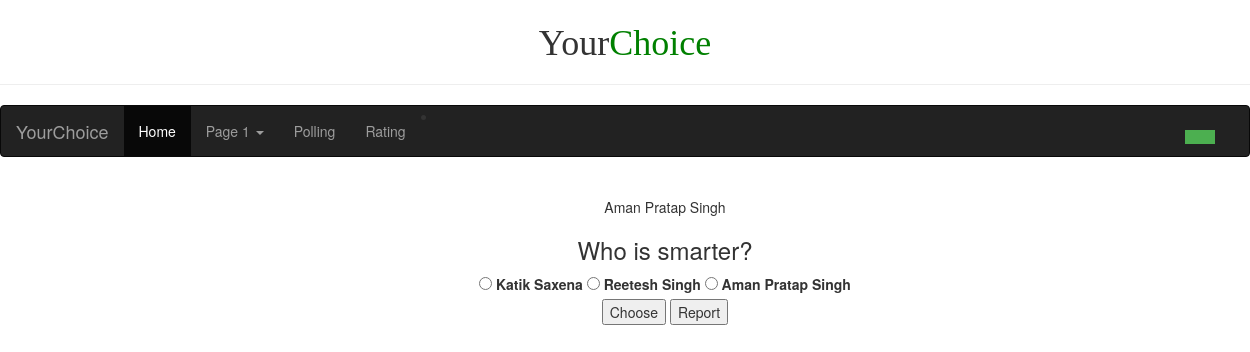
The page /rating on the database its author committed.
### application.py (models this page shows, shortened)
class PollInfo(db.Model):
    __tablename__ = 'pollInfo'
    id = db.Column(db.Integer, primary_key=True)
    userId = db.Column(db.String(50), db.ForeignKey('registeredUsers.id'), nullable=False)
    pollQuestion = db.Column(db.String(300), nullable=False)
    numOfOptions = db.Column(db.Integer)
    isOpen = db.Column(db.Boolean)
    isRated = db.Column(db.Boolean)
    selectionChoices = db.Column(db.Integer)
    isTimed = db.Column(db.Boolean)
    timeLimit = db.Column(db.DateTime)
    numOfReports = db.Column(db.Integer)
    numOfRegistrants = db.Column(db.Integer)
    numOfVotes = db.Column(db.Integer)
    options = db.relationship('Options', backref='poll')
    registrants = db.relationship('Registrants', backref='poll')
    voters = db.relationship('Votes', backref='poll')
    selectors = db.relationship('Selections', backref='poll')
    reports = db.relationship('Reports', backref='poll')

class RegisteredUsers(db.Model):
    __tablename__ = 'registeredUsers'
    id = db.Column(db.String(50), primary_key=True)
    password = db.Column(db.String(50), nullable=False)
    name = db.Column(db.String(50), nullable=False)
    phoneNumber = db.Column(db.String(15))
    sequrityQuestion = db.Column(db.String(100))
    sequrityAnswer = db.Column(db.String(50))
    numOfPolls = db.Column(db.Integer, default=0)
    polls = db.relationship('PollInfo', backref='user')
    registrations = db.relationship('Registrants', backref='user')
    votes = db.relationship('Votes', backref='user')
    selections = db.relationship('Selections', backref='user')
    reports = db.relationship('Reports', backref='user')

class Options(db.Model):
    __tablename__ = 'options'
    id = db.Column(db.Integer, primary_key=True)
    pollId = db.Column(db.Integer, db.ForeignKey('pollInfo.id'), nullable=False)
    optionData = db.Column(db.String(100), nullable=False)
    optionImage = db.Column(db.LargeBinary)
    optionCount = db.Column(db.Float)

### application.py (the view)
@app.route("/rating")
def rating():
    polls = PollInfo.query.filter(PollInfo.isRated == True).all()
    return render_template("rating.html", polls=polls)

### templates/rating.html (shortened to what this page needs)
{% extends "menu.html" %}
{% block body %}
    {% for poll in polls %}
        <div class="poll" style="width: 100%; margin: 40px; text-align: center;">
            <p style="text-align: ">{{ poll.user.name }}</p>
            <h3 style="width: 100%;">{{ poll.pollQuestion }}</h3>
                <div class="options" style="text-align: center;">
                    {% for option in poll.options %}
                        <input type="radio" id="{{ loop.index }}" name="choice" value="{{ option.id }}" style="display: inline;">
                        <label for="{{ loop.index }}">{{ option.optionData }}</label>
                    {% endfor %}
                </div>
                <div style="text-align: center">
                    <input type="submit" name="response" value="Choose">
                    <input type="submit" name="response" value="Report">
                </div>
        </div>
    {% endfor %}
{% endblock %}

### rows shown on the page
PollInfo: user.name "Aman Pratap Singh", pollQuestion "Who is smarter?"
Options: optionData "Katik Saxena"
Options: optionData "Reetesh Singh"
Options: optionData "Aman Pratap Singh"
